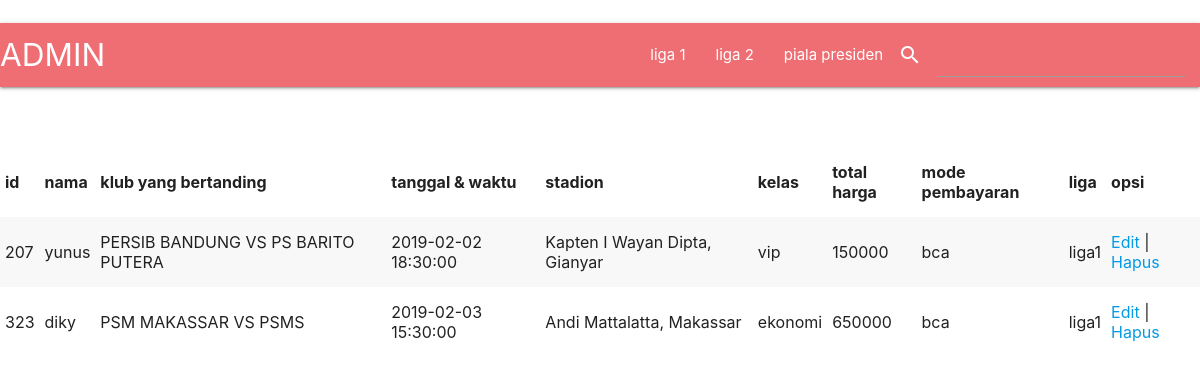
Page /cari1.php on the earlier database version.
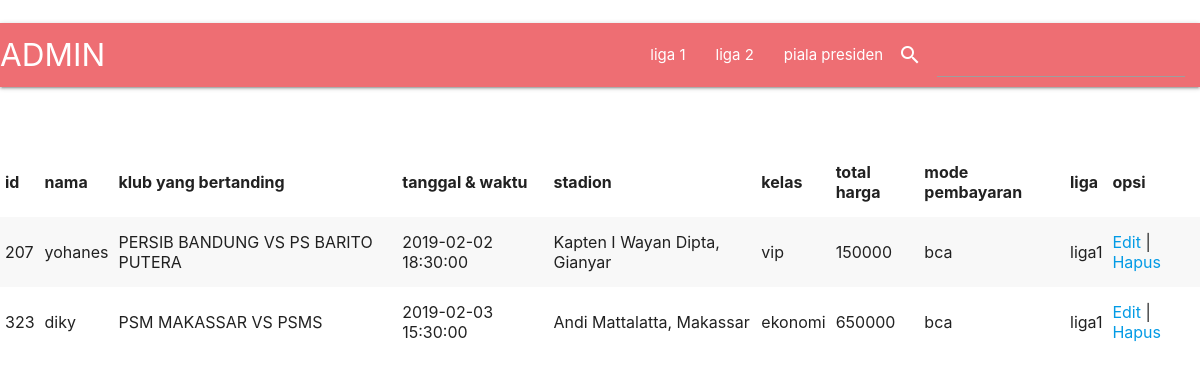
Same page on the later database version.
### tables this page shows
CREATE TABLE `pemesanan` (
  `id` char(16) NOT NULL,
  `nama` varchar(100) NOT NULL,
  `klub_b` varchar(100) NOT NULL,
  `tanggal` datetime NOT NULL,
  `stadion` varchar(100) NOT NULL,
  `kelas` varchar(20) NOT NULL,
  `total` varchar(100) NOT NULL,
  `pembayaran` varchar(20) NOT NULL,
  `liga` varchar(100) NOT NULL
);

### cari1.php (the view, shortened to what this page needs)
<?php include 'koneksi.php';
$key = $_POST['cari'];
$result =mysqli_query($koneksi, "SELECT * FROM pemesanan WHERE nama LIKE '%$key%' AND liga='liga1'");
?>
<!DOCTYPE html>
<html>
<link rel="stylesheet"href="https://cdnjs.cloudflare.com/ajax/libs/materialize/1.0.0/css/materialize.min.css">
<head>
</head>
<body>
<form method="post" action="cari1.php">
 <nav>
    <div class="nav-wrapper">
      <a href="halaman_admin.php" class="brand-logo">ADMIN</a>
      <ul id="nav-mobile" class="right hide-on-med-and-down">
        <li><a href="halaman_admin1.php">liga 1</a></li>&emsp;
        <li><a href="halaman_admin2.php">liga 2</a></li>
        <li><a href="halaman_admin3.php">piala presiden</a></li>
        <i class="small material-icons left" >search</i>
         <li class="input-field"><input type="text" name="cari" required>
         </li>
      </ul>
    </div>
  </nav>
</form></br></br>
    <table class="striped">
    <thead>
    <tr>
        <th>id</th>
        <th>nama</th>
        <th>klub yang bertanding</th>
        <th>tanggal & waktu</th>
        <th>stadion</th>
        <th>kelas</th>
        <th>total harga</th>
        <th>mode pembayaran</th>
        <th>liga</th>
        <th>opsi</th>
    </tr>
    </thead>
    <tbody>
 		<?php
		while($data = mysqli_fetch_array($result)) {
				echo "<tr>";
            echo "<td>".$data['id']."</td>";
            echo "<td>".$data['nama']."</td>";
            echo "<td>".$data['klub_b']."</td>";
            echo "<td>".$data['tanggal']."</td>";
            echo "<td>".$data['stadion']."</td>";
            echo "<td>".$data['kelas']."</td>";
            echo "<td>".$data['total']."</td>";
            echo "<td>".$data['pembayaran']."</td>";
            echo "<td>".$data['liga']."</td>";
            echo "<td>";
            echo "<a href='edit_admin.php?id=".$data['id']."'>Edit</a> | ";
            echo "<a href='hapus.php?id=".$data['id']."'>Hapus</a>";
            echo "</td>";
            echo "</tr>";
			}
		?>
	</table>
                    </div></div></div></div></section></body></html>

Differences in the rows shown:
changed pemesanan "PERSIB BANDUNG VS PS BARITO PUTERA": nama "yunus" → "yohanes"
